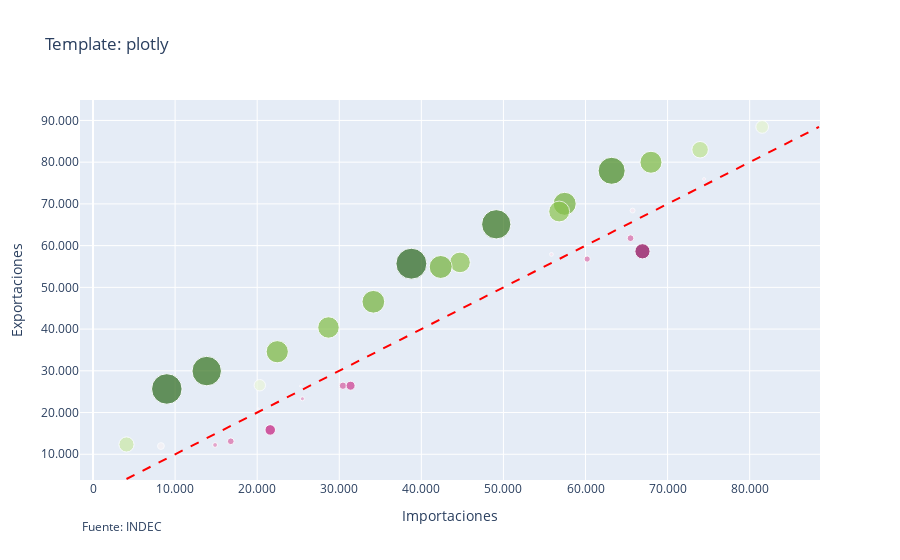

Here is the notebook cell this chart was saved with:
### Code cell
import numpy as np

templates = ["plotly", "plotly_white", "plotly_dark", "ggplot2", "seaborn", "simple_white", "none"]

for template in templates:
    fig = go.Figure()
    fig.add_trace(go.Scatter(x = temp["Importación"], y = temp["Exportación"], mode = "markers",
                            marker=dict(
                                size = abs(temp["Saldo"] / temp["Saldo"].mean() * 10),
                                color = temp["Saldo"],),
                            customdata=np.transpose([temp["Año"], temp["Saldo"]]),
                            hovertemplate="<b>%{customdata[0]}</b><extra></extra><br>Exportaciones: %{y:,.1f}<br>Importaciones: %{x:,.1f}<br>Saldo: %{customdata[1]:,.1f}"
                            ))

    min_val = min(temp["Exportación"].min(), temp["Importación"].min())
    max_val = max(temp["Exportación"].max(), temp["Importación"].max())

    fig.add_shape(
        type='line',
        x0=min_val,
        y0=min_val,
        x1=max_val,
        y1=max_val,
        line=dict(color='red', width=2, dash = "dash")
    )

    fig.update_layout(
        template = template, 
        title_text = f"Template: {template}",
        separators = ",.",)
    fig.update_yaxes(tickformat = ",", title_text = "Exportaciones")
    fig.update_xaxes(tickformat = ",", title_text = "Importaciones")
    fig.add_annotation(text = "Fuente: INDEC", x=0,y=-.15, showarrow=False, xref="paper",yref="paper")
    fig.show()

### Figure 1 — Plotly figure (JSON) as saved in the notebook; plotly's stock layout.template omitted (floating-point values rounded to 4 significant figures)
{"data": [{"customdata": [["1990", 8276.0], ["1991", 3703.0], ["1992", -2637.0], ["1993", -3666.0], ["1994", -5751.0], ["1995", 841.4], ["1996", 48.91], ["1997", -4019.0], ["1998", -4944.0], ["1999", -2200.0], ["2000", 1061.0], ["2001", 6223.0], ["2002", 16660.0], ["2003", 16090.0], ["2004", 12130.0], ["2005", 11700.0], ["2006", 12390.0], ["2007", 11270.0], ["2008", 12560.0], ["2009", 16890.0], ["2010", 11380.0], ["2011", 9020.0], ["2012", 12010.0], ["2013", 1521.0], ["2014", 2668.0], ["2015", -3419.0], ["2016", 2057.0], ["2017", -8293.0], ["2018", -3701.0], ["2019", 15990.0], ["2020", 12530.0], ["2021", 14750.0], ["2022", 6923.0]], "hovertemplate": "<b>%{customdata[0]}</b><extra></extra><br>Exportaciones: %{y:,.1f}<br>Importaciones: %{x:,.1f}<br>Saldo: %{customdata[1]:,.1f}", "marker": {"color": [8276.0, 3703.0, -2637.0, -3666.0, -5751.0, 841.4, 48.91, -4019.0, -4944.0, -2200.0, 1061.0, 6223.0, 16660.0, 16090.0, 12130.0, 11700.0, 12390.0, 11270.0, 12560.0, 16890.0, 11380.0, 9020.0, 12010.0, 1521.0, 2668.0, -3419.0, 2057.0, -8293.0, -3701.0, 15990.0, 12530.0, 14750.0, 6923.0], "size": [15.17, 6.786, 4.833, 6.718, 10.54, 1.542, 0.08964, 7.366, 9.06, 4.031, 1.944, 11.41, 30.54, 29.49, 22.23, 21.44, 22.71, 20.66, 23.01, 30.95, 20.86, 16.53, 22.01, 2.788, 4.89, 6.266, 3.77, 15.2, 6.783, 29.31, 22.96, 27.03, 12.69]}, "mode": "markers", "type": "scatter", "x": [4077.0, 8275.0, 14870.0, 16780.0, 21590.0, 20120.0, 23760.0, 30450.0, 31380.0, 25510.0, 25280.0, 20320.0, 8990.0, 13850.0, 22450.0, 28690.0, 34150.0, 44710.0, 57460.0, 38790.0, 56790.0, 73960.0, 67970.0, 74440.0, 65740.0, 60200.0, 55850.0, 66940.0, 65480.0, 49130.0, 42360.0, 63180.0, 81520.0], "y": [12350.0, 11980.0, 12230.0, 13120.0, 15840.0, 20960.0, 23810.0, 26430.0, 26430.0, 23310.0, 26340.0, 26540.0, 25650.0, 29940.0, 34580.0, 40390.0, 46550.0, 55980.0, 70020.0, 55670.0, 68170.0, 82980.0, 79980.0, 75960.0, 68400.0, 56780.0, 57910.0, 58640.0, 61780.0, 65120.0, 54880.0, 77930.0, 88450.0]}], "layout": {"annotations": [{"showarrow": false, "text": "Fuente: INDEC", "x": 0, "xref": "paper", "y": -0.15, "yref": "paper"}], "separators": ",.", "shapes": [{"line": {"color": "red", "dash": "dash", "width": 2}, "type": "line", "x0": 4077.0, "x1": 88450.0, "y0": 4077.0, "y1": 88450.0}], "title": {"text": "Template: plotly"}, "xaxis": {"tickformat": ",", "title": {"text": "Importaciones"}}, "yaxis": {"tickformat": ",", "title": {"text": "Exportaciones"}}}}
